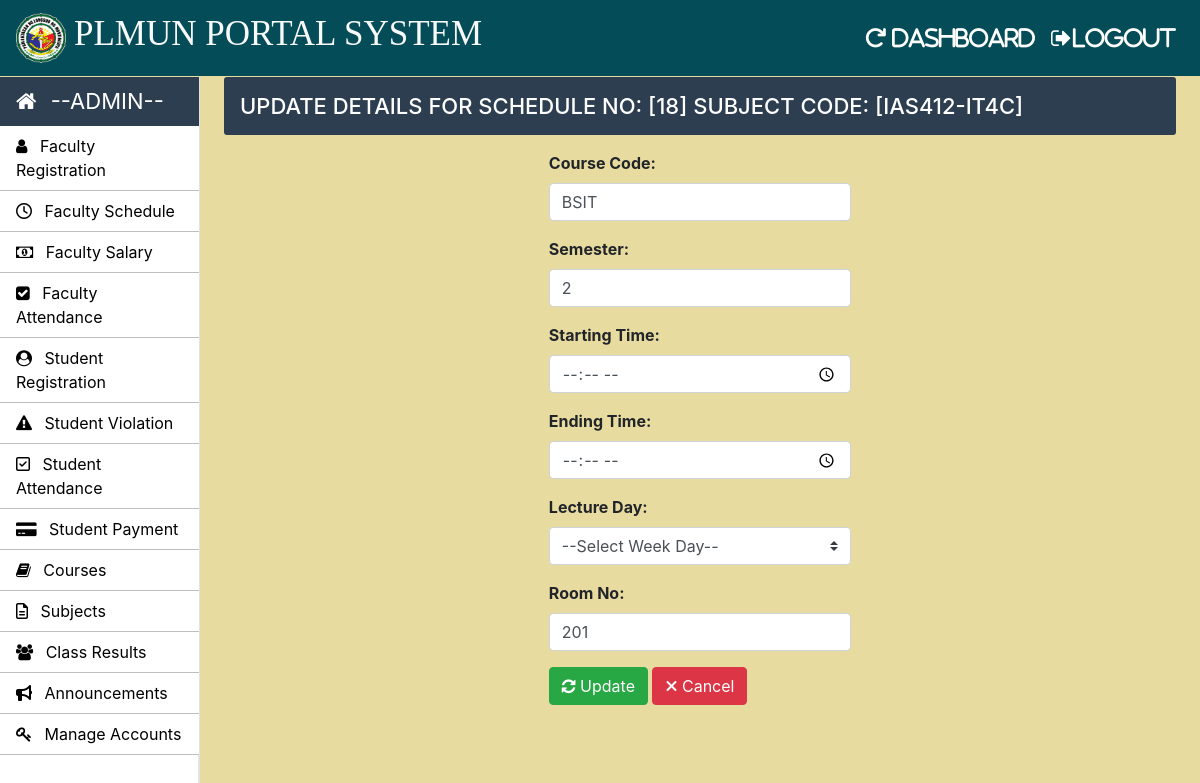
The app's page /Admin/edit-time-table.php?edit=18 (signed in) with its own data.
### tables this page shows
CREATE TABLE `time_table` (
  `id` int(11) NOT NULL,
  `course_code` varchar(10) NOT NULL,
  `semester` int(11) NOT NULL,
  `timing_from` varchar(10) NOT NULL,
  `timing_to` varchar(10) NOT NULL,
  `day` varchar(20) NOT NULL,
  `subject_code` varchar(20) NOT NULL,
  `room_no` int(11) NOT NULL
);

### Admin/process.php (called while the page is built, shortened)
<?php
		require "../Connection/connection.php";
?>
<?php
if(isset($_GET['edit'])){
    $id  = $_GET['edit'];
    $update = true;
    $sql = "SELECT * FROM time_table WHERE id=$id;";
    $result = mysqli_query($con , $sql);
    $resultCheck = mysqli_num_rows($result);
    if($resultCheck > 0){
        while($row = mysqli_fetch_assoc($result)){
            $id = $row['id'];
            $course_code = $row['course_code'];
			$semester = $row['semester'];
			$subject_code = $row['subject_code'];
			$room_no = $row['room_no'];
        }
    }
}
?>

### Admin/edit-time-table.php (the view, shortened to what this page needs)
<?php
require "../Admin/process.php";
	?>
<!doctype html>
<html lang="en">
	<head>
        <link rel="stylesheet" href="https://cdnjs.cloudflare.com/ajax/libs/font-awesome/4.7.0/css/font-awesome.min.css">
    <link rel="stylesheet" href="https://maxcdn.bootstrapcdn.com/bootstrap/4.0.0/css/bootstrap.min.css">
    <?php include('../common/admin-header.php') ?>
		<?php include('../common/admin-sidebar.php') ?>
        <main role="main" class="col-xl-10 col-lg-9 col-md-8 ml-sm-auto px-md-4 mb-2 w-100">
			<div class="sub-main">
				<div class="text-center d-flex flex-wrap flex-md-nowrap pt-3 pb-2 mb-3 text-white admin-dashboard pl-3">
					<div class="d-flex">
            <h4 class="mr-5">UPDATE DETAILS FOR SCHEDULE NO: [<?php echo $id; ?>] SUBJECT CODE: [<?php echo $subject_code; ?>]</h4>
            </div>
            </div>
            </div>
            <div class="container">
                                        </head>
                                        <body>
                                        <div class="row justify-content-center">
                                        <form action="process.php" method="POST" enctype="multipart/form-data">
                                        <div class="form-group">
                                                <label for="Name"><b>Course Code:</b></label>
                                                <input type="text" name="course_code" class="form-control"  placeholder="Select Course" value="<?php echo $course_code; ?>" required>
                                            </div>
                                            <div class="form-group">
                                                <label for="Name"><b>Semester:</b></label>
                                                <input type="text" name="semester" class="form-control"  placeholder="Semester" value="<?php echo $semester; ?>" required>
                                            </div>
                                            <div class="form-group">
                                            <label for="exampleInputEmail1"><b>Starting Time: </b></label>
                                            <input type="time" name="timing_from" class="form-control" required>
                                            </div>
                                            <div class="form-group">
                                            <label for="exampleInputEmail1"><b>Ending Time: </b></label>
                                            <input type="time" name="timing_to" class="form-control" required>
                                            </div>
                                            <div class="form-group">
                                            <label for="exampleInputEmail1"><b>Lecture Day: </b></label>
                                            <select class="browser-default custom-select" name="day" required>
                                            <option selected dsabled hidden>--Select Week Day--</option>
                                            </select>
                                            </div>
                                            <div class="form-group">
                                                <label for="Name"><b>Room No:</b></label>
                                                <input type="text" name="room_no" class="form-control"  placeholder="Room Number" value="<?php echo $room_no; ?>" required>
                                            </div>
                                            <div class="form-group">
                                            <?php
                                                if($update == true)
                                                    echo '<button type="submit" class="btn btn-success" name="update"><i class="fa fa-refresh"></i> Update</button>';
                                                else
                                                    echo '<button type="submit"class="btn btn-success" name="save"><i class="fa fa-user-plus"></i> Register User</button>';
                                            ?>
                                            <a href="time-table-edit.php" class="btn btn-danger"><i class="fas fa-close"></i> Cancel</a>
                  </div>
        </div>
    </body>
</html>

### Css/style.css (style rules this page uses)
h4 { font-size: 22px; }
.admin-dashboard { margin-top: 1px !important; background: #2c3e50 !important; border-radius: 3px; }

### Admin/edit-time-table.php (style rules this page uses)
body, html { height: 100%; margin: 0; background-color: #e8dba0; }

### records on screen
time_table: id "18", subject_code "IAS412-IT4C", course_code "BSIT", semester "2", room_no "201"
